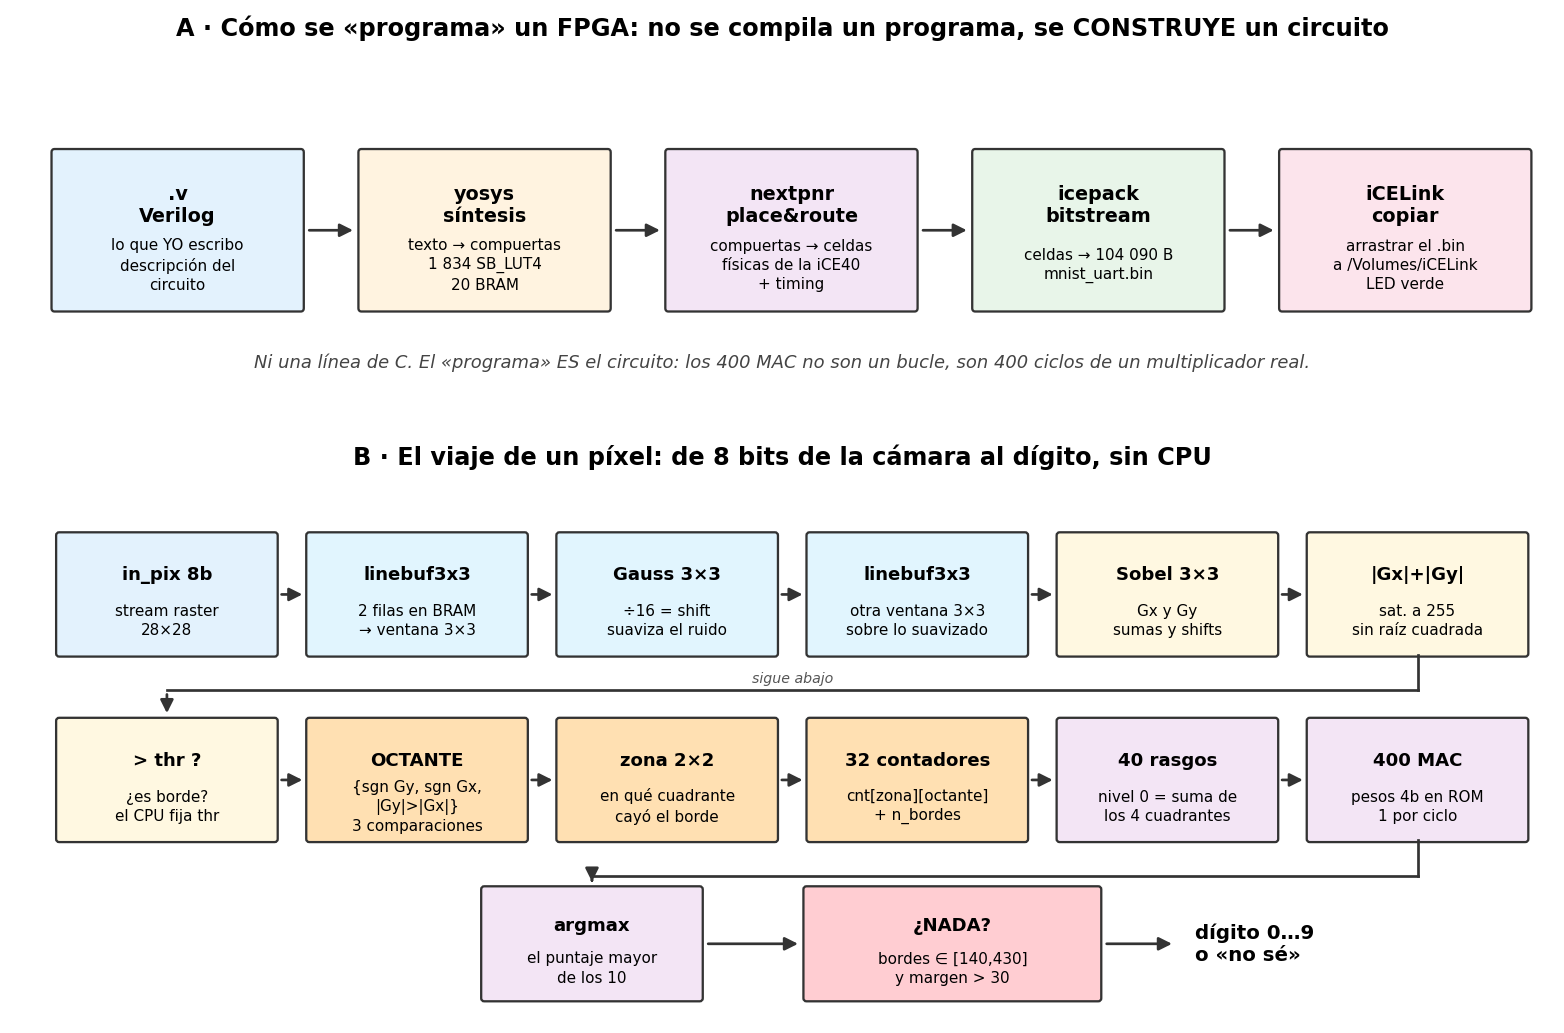

Write Python code to recreate this figure.
# === Parte 186: los dos diagramas — el flujo de herramientas y el viaje de un pixel ===
import matplotlib.pyplot as plt
from matplotlib.patches import FancyBboxPatch, FancyArrowPatch

fig = plt.figure(figsize=(13.2, 8.4))
gs = fig.add_gridspec(2, 1, height_ratios=[1, 1.55], hspace=.18)

def caja(ax, x, y, w, h, tit, sub, col, fs=9.2):
    ax.add_patch(FancyBboxPatch((x, y), w, h, boxstyle="round,pad=0.012,rounding_size=0.02",
                                fc=col, ec="#333", lw=1.1))
    ax.text(x+w/2, y+h*.66, tit, ha="center", va="center", fontsize=fs, weight="bold")
    ax.text(x+w/2, y+h*.28, sub, ha="center", va="center", fontsize=7.3, linespacing=1.35)

def flecha(ax, x1, y1, x2, y2, txt="", c="#333"):
    ax.add_patch(FancyArrowPatch((x1, y1), (x2, y2), arrowstyle="-|>",
                                 mutation_scale=13, lw=1.3, color=c))
    if txt: ax.text((x1+x2)/2, y1+.035, txt, ha="center", fontsize=6.8, style="italic", color="#555")

# ---------------- A) el flujo de herramientas ----------------
a = fig.add_subplot(gs[0]); a.set_xlim(0, 10); a.set_ylim(0, 2.2); a.axis("off")
a.set_title("A · Cómo se «programa» un FPGA: no se compila un programa, se CONSTRUYE un circuito",
            fontsize=11.5, weight="bold", pad=6)
etapas = [
    (".v\nVerilog",       "lo que YO escribo\ndescripción del\ncircuito",        "#e3f2fd"),
    ("yosys\nsíntesis",   "texto → compuertas\n1 834 SB_LUT4\n20 BRAM",          "#fff3e0"),
    ("nextpnr\nplace&route","compuertas → celdas\nfísicas de la iCE40\n+ timing", "#f3e5f5"),
    ("icepack\nbitstream","celdas → 104 090 B\nmnist_uart.bin",                  "#e8f5e9"),
    ("iCELink\ncopiar",   "arrastrar el .bin\na /Volumes/iCELink\nLED verde",    "#fce4ec"),
]
w, gap = 1.62, .38
for i, (t, s, c) in enumerate(etapas):
    x = .25 + i*(w+gap)
    caja(a, x, .55, w, 1.0, t, s, c)
    if i: flecha(a, x-gap+.02, 1.05, x-.02, 1.05)
a.text(5.0, .18, "Ni una línea de C. El «programa» ES el circuito: los 400 MAC no son un bucle, "
                 "son 400 ciclos de un multiplicador real.",
       ha="center", fontsize=8.6, style="italic", color="#444")

# ---------------- B) el viaje de un pixel ----------------
b = fig.add_subplot(gs[1]); b.set_xlim(0, 10); b.set_ylim(0, 3.5); b.axis("off")
b.set_title("B · El viaje de un píxel: de 8 bits de la cámara al dígito, sin CPU",
            fontsize=11.5, weight="bold", pad=6)
fila1 = [
    ("in_pix 8b",      "stream raster\n28×28",              "#e3f2fd"),
    ("linebuf3x3",     "2 filas en BRAM\n→ ventana 3×3",    "#e1f5fe"),
    ("Gauss 3×3",      "÷16 = shift\nsuaviza el ruido",     "#e1f5fe"),
    ("linebuf3x3",     "otra ventana 3×3\nsobre lo suavizado","#e1f5fe"),
    ("Sobel 3×3",      "Gx y Gy\nsumas y shifts",           "#fff8e1"),
    ("|Gx|+|Gy|",      "sat. a 255\nsin raíz cuadrada",     "#fff8e1"),
]
fila2 = [
    ("> thr ?",        "¿es borde?\nel CPU fija thr",       "#fff8e1"),
    ("OCTANTE",        "{sgn Gy, sgn Gx,\n|Gy|>|Gx|}\n3 comparaciones", "#ffe0b2"),
    ("zona 2×2",       "en qué cuadrante\ncayó el borde",   "#ffe0b2"),
    ("32 contadores",  "cnt[zona][octante]\n+ n_bordes",    "#ffe0b2"),
    ("40 rasgos",      "nivel 0 = suma de\nlos 4 cuadrantes","#f3e5f5"),
    ("400 MAC",        "pesos 4b en ROM\n1 por ciclo",      "#f3e5f5"),
]
w2, g2 = 1.42, .21
def dibuja(lst, y):
    for i, (t, s, c) in enumerate(lst):
        x = .28 + i*(w2+g2)
        caja(b, x, y, w2, .78, t, s, c, fs=8.7)
        if i: flecha(b, x-g2+.01, y+.39, x-.01, y+.39)
dibuja(fila1, 2.35); dibuja(fila2, 1.15)

# --- conector fila 1 -> fila 2 (ortogonal, una sola punta de flecha) ---
xU = .28 + 5*(w2+g2) + w2/2          # centro de |Gx|+|Gy|
xT = .28 + w2/2                       # centro de "> thr ?"
b.plot([xU, xU], [2.35, 2.12], c="#333", lw=1.3)
b.plot([xU, xT], [2.12, 2.12], c="#333", lw=1.3)
flecha(b, xT, 2.12, xT, 1.945)
b.text((xU+xT)/2, 2.17, "sigue abajo", ha="center", fontsize=6.8, style="italic", color="#555")

# --- fila 3: argmax -> NADA -> salida ---
xM = .28 + 5*(w2+g2) + w2/2          # centro de 400 MAC
xA, xN = 3.05, 5.15
caja(b, xA, .12, w2, .72, "argmax", "el puntaje mayor\nde los 10", "#f3e5f5", fs=8.7)
caja(b, xN, .12, w2*1.35, .72, "¿NADA?", "bordes ∈ [140,430]\ny margen > 30", "#ffcdd2", fs=8.7)
b.plot([xM, xM], [1.15, .92], c="#333", lw=1.3)
b.plot([xM, xA + w2/2], [.92, .92], c="#333", lw=1.3)
flecha(b, xA + w2/2, .92, xA + w2/2, .855)
flecha(b, xA + w2 + .02, .48, xN - .02, .48)
flecha(b, xN + w2*1.35 + .02, .48, xN + w2*1.35 + .5, .48)
b.text(xN + w2*1.35 + .62, .48, "dígito 0…9\no «no sé»", ha="left", va="center",
       fontsize=9.5, weight="bold")
plt.savefig("../../clasificador_mnist/fig_p186_flujo.png", dpi=150, bbox_inches="tight")
plt.show()
